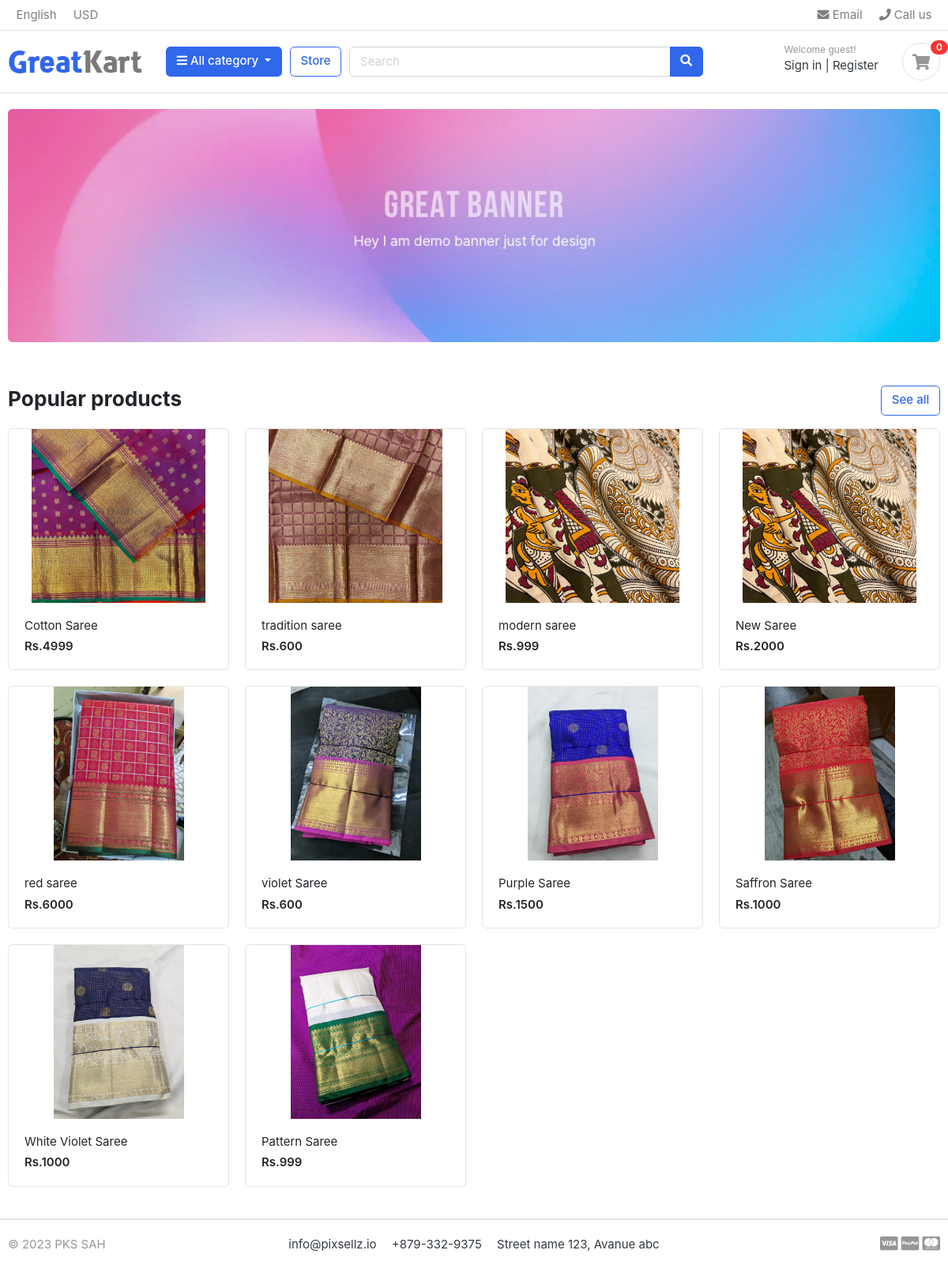
The page / on the database its author committed.
### store/models.py (models this page shows, shortened)
class Product(models.Model):
    product_name = models.CharField(max_length=200, unique=True)
    slug = models.SlugField(max_length=200, unique=True)
    description = models.TextField(max_length=500, blank=True)
    price = models.IntegerField()
    images = models.ImageField(upload_to='photos/products')
    stock = models.IntegerField()
    is_available = models.BooleanField(default=True)
    category = models.ForeignKey(Category, on_delete=models.CASCADE)
    created_date = models.DateField(auto_now_add=True)
    modified_date = models.DateTimeField(auto_now=True)
    def get_url(self):
        return reverse('product_detail',args=[self.category.slug, self.slug])

### ecom/views.py (the view)
# urls.py: 2. Add a URL to urlpatterns:  path('', views.home, name='home')
def home(request):
    products = Product.objects.all().filter(is_available=True)
    context = {
        'products': products,
    }
    return render(request, 'home.html', context)

### carts/context_processors.py (called while the page is built)
def counter(request):
    cart_count =0
    if 'admin' in request.path:
        return {}
    else:
        try:
            cart = Cart.objects.filter(cart_id= _cart_id(request))
            cart_items = CartItem.objects.all().filter(cart=cart[:1])
            for cart_item in cart_items:
                cart_count =  cart_count + cart_item.quantity
        except Cart.DoesNotExist:
            cart_count = 0
    return dict(cart_count=cart_count)

### carts/views.py (called while the page is built)
def _cart_id(request):
    cart = request.session.session_key
    if not cart:
        cart = request.session.create()
    return cart

### category/context_processors.py (called while the page is built)
def menu_links(request):
    links = Category.objects.all()
    return dict(links=links)

### category/models.py (called while the page is built)
    def get_url(self):
        return reverse('product_by_category', args=[self.slug])

### templates/home.html
{% extends 'base.html' %}
{% load static %}
{% block content %}
<body>
</body>
<section class="section-intro padding-y-sm">
<div class="container">
<div class="intro-banner-wrap">
	<img src="{% static 'images/banners/1.jpg' %}" class="img-fluid rounded">
</div>
</div>
</section>
<section class="section-name padding-y-sm">
<div class="container">
<header class="section-heading">
	<a href="{% url 'store' %}" class="btn btn-outline-primary float-right">See all</a>
	<h3 class="section-title">Popular products</h3>
</header>
<div class="row">
	{% for product in products %}
	<div class="col-md-3">
		<div class="card card-product-grid">
			<a href="{{product.get_url}}" class="img-wrap"> <img src="{{ product.images.url }}"> </a>
			<figcaption class="info-wrap">
				<a href="{{product.get_url}}" class="title">{{product.product_name}}</a>
				<div class="price mt-1">Rs.{{product.price}}</div>
			</figcaption>
		</div>
	</div>
	{% endfor %}
</div>
</div>
</section>
{% endblock %}

### static/css/ui.css (style rules this page uses)
html { font-family: "Inter", sans-serif; font-size: 15px; }
.img-wrap { text-align: center; display: block; }
.img-wrap img { max-width: 100%; }
.padding-y-sm { padding-top: 20px; padding-bottom: 20px; }
.section-heading { margin-bottom: 20px; margin-top: 15px; }
.section-title { color: #212529; }
[class*=card-product] a.title { color: #212529; display: block; }
[class*=card-product] .img-wrap { overflow: hidden; position: relative; }
[class*=card-product] .img-wrap img { height: 100%; max-width: 100%; width: auto; display: inline-block; -o-object-fit: cover; object-fit: cover; }
.card-product-grid { margin-bottom: 20px; }
.card-product-grid .img-wrap { border-radius: 0.2rem 0.2rem 0 0; height: 220px; }
.card-product-grid .info-wrap { overflow: hidden; padding: 18px 20px; }
.card .img-wrap { overflow: hidden; }
.price { font-weight: 600; color: #212529; }

### rows shown on the page
Product: images (picture), product_name "Cotton Saree", price "4999"
Product: images (picture), product_name "tradition saree", price "600"
Product: images (picture), product_name "modern saree", price "999"
Product: images (picture), product_name "New Saree", price "2000"
Product: images (picture), product_name "red saree", price "6000"
Product: images (picture), product_name "violet Saree", price "600"
Product: images (picture), product_name "Purple Saree", price "1500"
Product: images (picture), product_name "Saffron Saree", price "1000"
Product: images (picture), product_name "White Violet Saree", price "1000"
Product: images (picture), product_name "Pattern Saree", price "999"

### other values the page prints
{{ cart_count }} "0"
